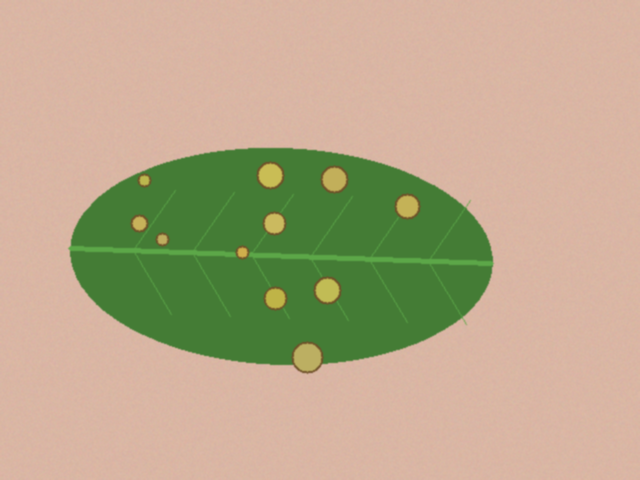
#> input picture data/sintetis/bersih/teh_041.png, 640 x 480 px
$ jupyter execute --allow-errors B4_penapisan.ipynb
#> lines starting #> are read from the running program, lines starting #| are printed output that depends on the picture; after the words box and inside, x2 and y2 are one past the last pixel; in counts of white or black regions, pixels touching at a corner belong together
### src/utils_cv.py
import cv2
import numpy as np
import matplotlib.pyplot as plt

def baca(path):
#> called with path = '../data/sintetis/bersih/teh_041.png'
    img = cv2.imread(path)
#> img is the input picture: shape (480, 640, 3); mean B, G, R 138, 168.8, 184.1
    if img is None: raise FileNotFoundError(f"Citra tidak ditemukan: {path}")
    return img

# [10 lines left out: function tampil, not called in this run]

def kontras_bercak(kanal, mask_daun, mask_bercak):
    k = kanal.astype(np.float64)
    sehat = (mask_daun > 0) & (mask_bercak == 0)
    bercak = mask_bercak > 0
    if bercak.sum() == 0: return float("nan")
    return abs(k[bercak].mean() - k[sehat].mean()) / (k[sehat].std() + 1e-6)

# [6 lines left out: function statistik, not called in this run]

### notebook/B4_penapisan.ipynb
[cell 1]
import sys, os, time
import cv2, numpy as np, pandas as pd, matplotlib.pyplot as plt

# Konfigurasi Path
sys.path.append('/content/drive/MyDrive/simuteh-2330511031/src')
os.chdir('/content/drive/MyDrive/simuteh-2330511031/notebook')
from utils_cv import baca, tampil, kontras_bercak

# --- Siapkan Data ---
nama = "teh_041.png"
bersih = cv2.cvtColor(baca(f"../data/sintetis/bersih/{nama}"), cv2.COLOR_BGR2GRAY)
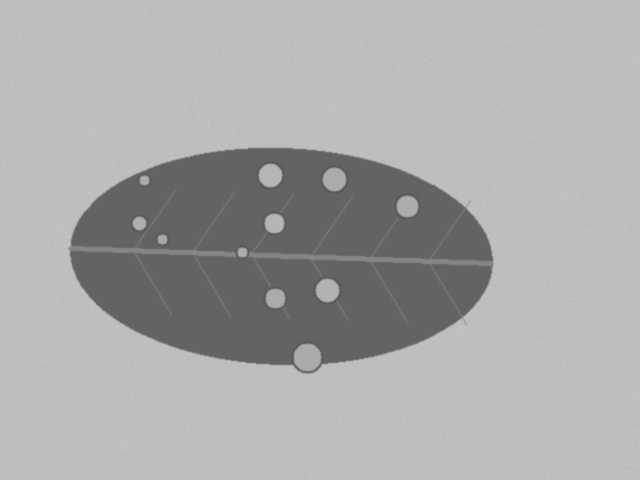
#> bersih: shape (480, 640); min 87, max 194, mean 169.8
md = cv2.imread(f"../data/sintetis/mask_daun/{nama}", 0)
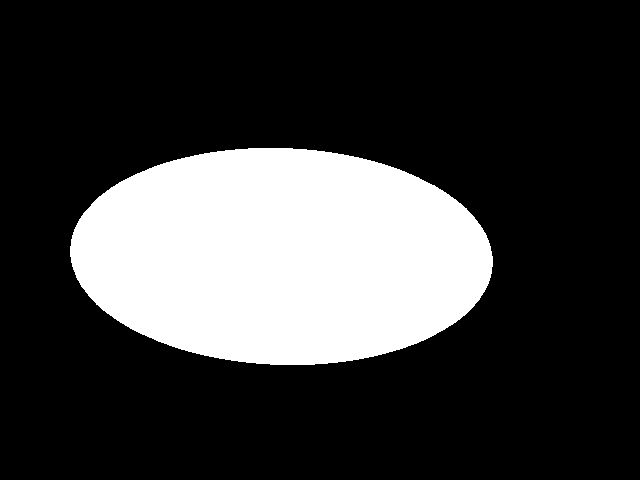
#> input picture data/sintetis/mask_daun/teh_041.png, 640 x 480 px
#> md: shape (480, 640); 23.4% white; 1 white region, box (x1, y1, x2, y2) and area: (70, 148, 493, 365) 72019
mb = cv2.imread(f"../data/sintetis/mask_bercak/{nama}", 0)
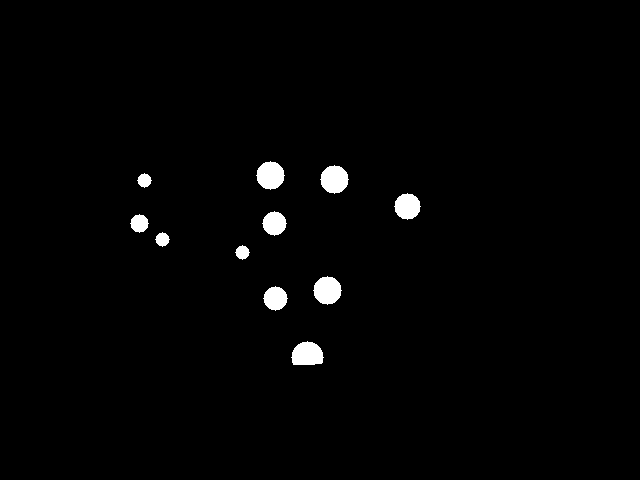
#> input picture data/sintetis/mask_bercak/teh_041.png, 640 x 480 px
#> mb: shape (480, 640); 1.5% white; 11 white regions, largest, box (x1, y1, x2, y2) and area: (291, 341, 324, 365) 621, (256, 161, 285, 190) 613, (320, 165, 349, 194) 613
rng = np.random.default_rng(42)

# ---------------- L4.2: Konvolusi Manual vs Pustaka ----------------
print("--- L4.2: Verifikasi Konvolusi ---")
def konvolusi(img, k):
    kh, kw = k.shape; ph, pw = kh // 2, kw // 2
    pad = np.pad(img.astype(float), ((ph, ph), (pw, pw)), mode="edge")
    out = np.zeros(img.shape)
    for y in range(img.shape[0]):
        for x in range(img.shape[1]):
            out[y, x] = np.sum(pad[y:y+kh, x:x+kw] * k)
    return np.clip(np.round(out), 0, 255).astype(np.uint8)

def konvolusi_sejati(img, k):
    return konvolusi(img, np.flip(k))

for nm, k in {"rerata": np.ones((3, 3)) / 9, "asimetris": np.array([[1, 0, -1], [2, 0, -2], [1, 0, -1]], float)}.items():
    t0 = time.perf_counter(); a = konvolusi(bersih, k); t_manual = time.perf_counter() - t0
    t0 = time.perf_counter(); b = cv2.filter2D(bersih, -1, k, borderType=cv2.BORDER_REPLICATE); t_cv = time.perf_counter() - t0
    beda = np.abs(a.astype(int) - b.astype(int)).max()
    c = konvolusi_sejati(bersih, k); beda2 = np.abs(c.astype(int) - b.astype(int)).max()
    print(f"{nm:10s}: selisih manual vs filter2D={beda}, sejati vs filter2D={beda2}, waktu manual={t_manual:.3f} s, filter2D={t_cv:.5f} s")
#> this loop made 2 passes
#> (beda, beda2) on passes 1 to 2: (0, 0), (0, 255)
#| rerata    : selisih manual vs filter2D=0, sejati vs filter2D=0, waktu manual=0.735 s, filter2D=0.00036 s
#| asimetris : selisih manual vs filter2D=0, sejati vs filter2D=255, waktu manual=0.722 s, filter2D=0.00028 s
#> pass 2, `a = konvolusi(bersih, k)`:
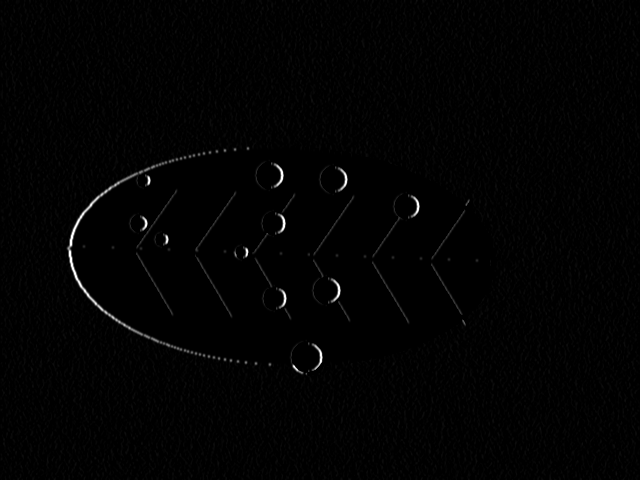
#> a: shape (480, 640); min 0, max 255, mean 2.4
#> pass 2, `c = konvolusi_sejati(bersih, k)`:
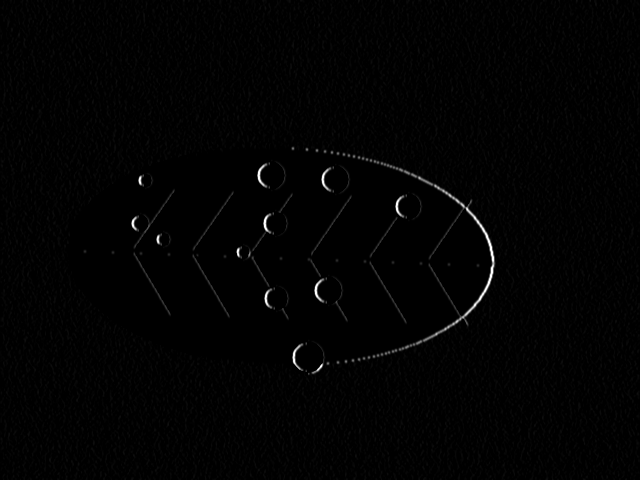
#> c: shape (480, 640); min 0, max 255, mean 2.4

# ---------------- L4.3: Tiga Penapis, Dua Jenis Derau ----------------
print("\n--- L4.3: Perbandingan Penapis (Membuat Tabel) ---")
def derau_gauss(img, sd): return np.clip(img + rng.normal(0, sd, img.shape), 0, 255).astype(np.uint8)
#> called with sd = 10
#> call 3 of derau_gauss, with sd = 40
#> in derau_gauss (call 3), `def derau_gauss(img, sd): return np.clip(img + rng.normal(0, sd, img.s..`:
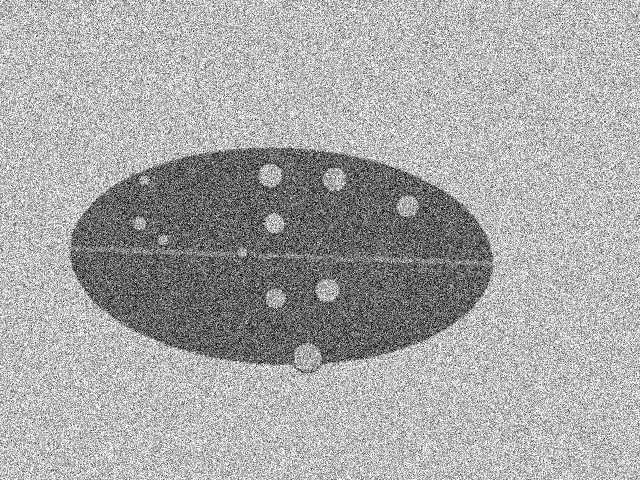
#> returned value: shape (480, 640); min 0, max 255, mean 168.7
def derau_sp(img, p):
#> called with p = 0.04
    out = img.copy(); m = rng.random(img.shape)
    out[m < p / 2] = 0; out[m > 1 - p / 2] = 255
    return out
def ukur_waktu(f, x, ulang=20):
    t = []
    for _ in range(ulang): t0 = time.perf_counter(); f(x); t.append(time.perf_counter() - t0)
    return 1000 * np.mean(t)

derau = {"gauss_10": derau_gauss(bersih, 10), "gauss_20": derau_gauss(bersih, 20), "gauss_40": derau_gauss(bersih, 40), "sp_4%": derau_sp(bersih, 0.04), "sp_10%": derau_sp(bersih, 0.10)}
#> call 2 of derau_sp, with p = 0.1
#> in derau_sp (call 2), `out[m > 1 - p / 2] = 255`:
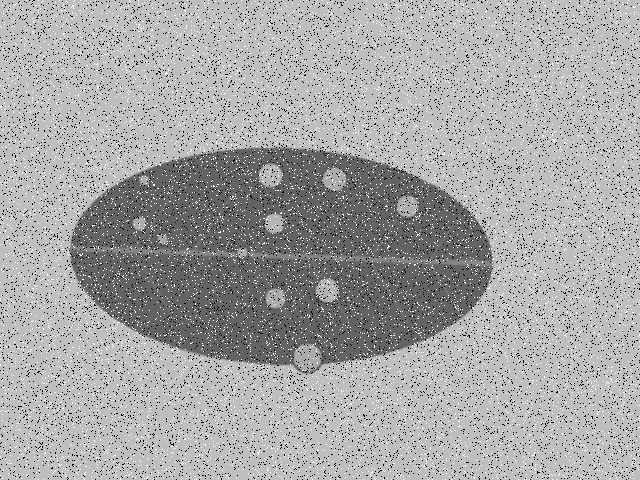
#> out: shape (480, 640); min 0, max 255, mean 165.7
penapis = {"rerata_3": lambda x: cv2.blur(x, (3, 3)), "rerata_5": lambda x: cv2.blur(x, (5, 5)), "gauss_5": lambda x: cv2.GaussianBlur(x, (5, 5), 1.0), "median_3": lambda x: cv2.medianBlur(x, 3), "median_5": lambda x: cv2.medianBlur(x, 5), "median_9": lambda x: cv2.medianBlur(x, 9)}

baris = []
for dn, d in derau.items():
    baris.append([dn, "tanpa", cv2.PSNR(bersih, d), 0.0, kontras_bercak(d, md, mb)])
    for pn, f in penapis.items():
        out = f(d)
        baris.append([dn, pn, cv2.PSNR(bersih, out), ukur_waktu(f, d), kontras_bercak(out, md, mb)])
#> this loop made 5 passes
#> dn on passes 1 to 5: 'gauss_10', 'gauss_20', 'gauss_40', 'sp_4%', 'sp_10%'
#> pass 1, in kontras_bercak, `sehat = (mask_daun > 0) & (mask_bercak == 0)`:
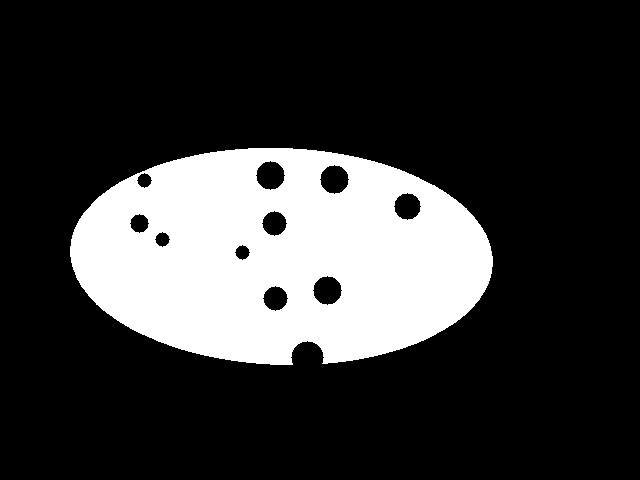
#> sehat: shape (480, 640) bool; 22% white; 1 white region, box (x1, y1, x2, y2) and area: (70, 148, 493, 365) 67448
#> after the loop, baris = 35 items

tabel = pd.DataFrame(baris, columns=["derau", "penapis", "PSNR_dB", "waktu_ms", "KB"]).round(2)
#> tabel = table of 35 rows and 5 columns
#> (the rest of this cell did not finish here and is left out)
